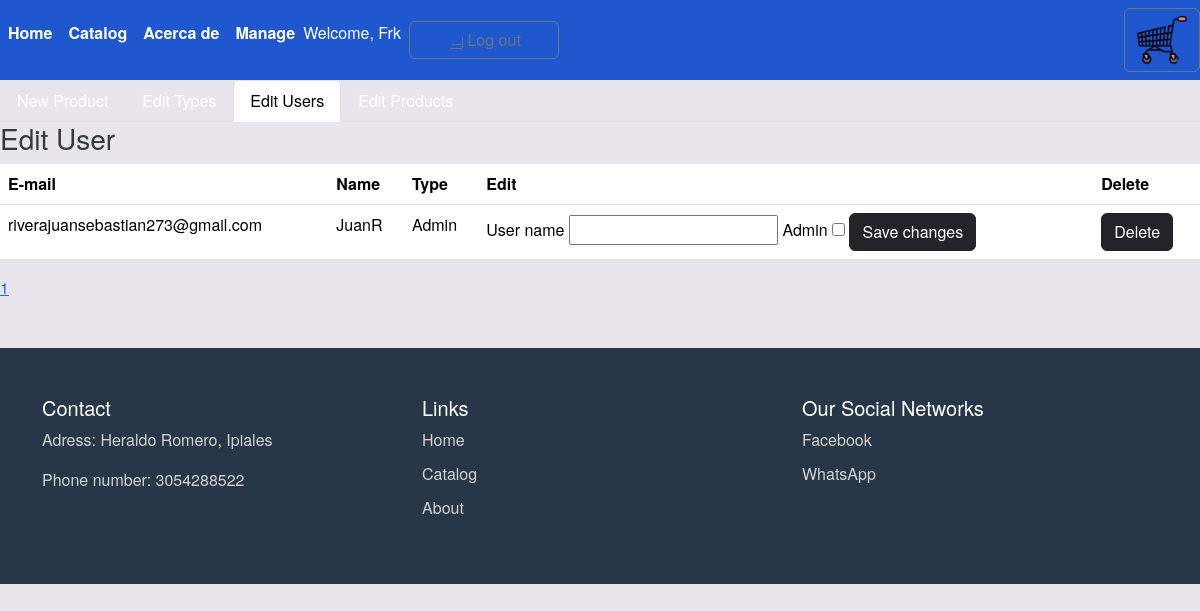
Before: /admin?page=1&active_tab=editarUsuarioTab (signed in) with the older database file.
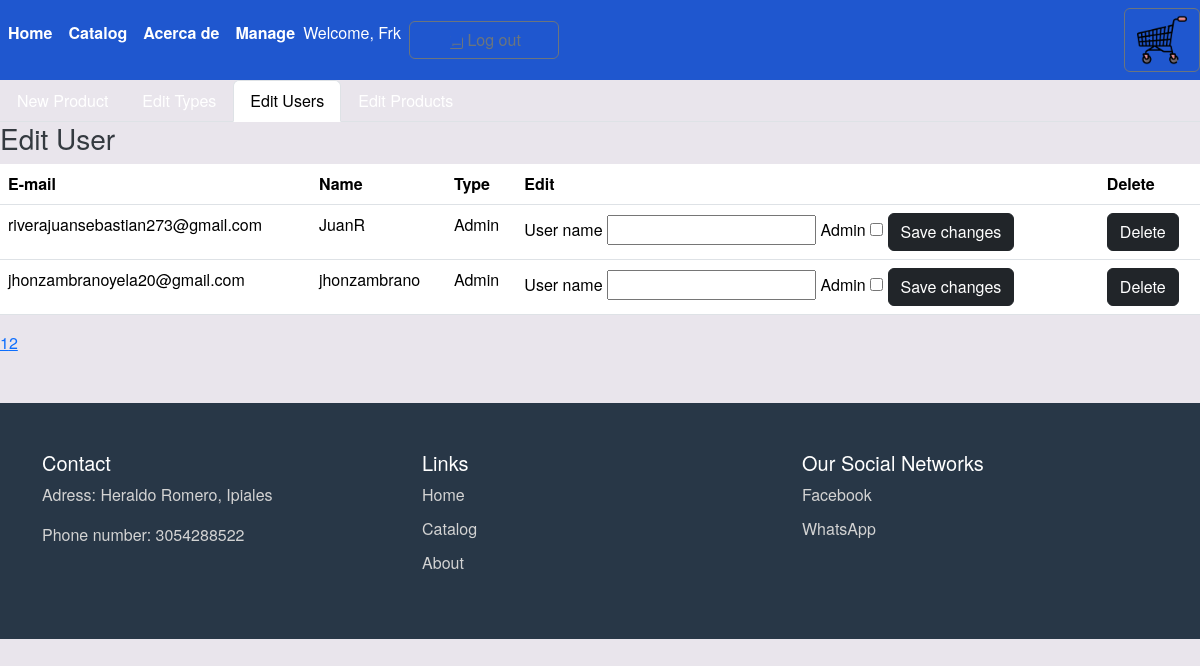
After: the same page with the newer database file.
### tables this page shows
CREATE TABLE User (
            id INTEGER PRIMARY KEY,
            nom_usuario TEXT UNIQUE NOT NULL,
            correo TEXT UNIQUE NOT NULL,
            verificado INTEGER DEFAULT 0,  -- 0: No verificado, 1: Verificado
            contrasenia TEXT NOT NULL,
            admin INTEGER DEFAULT 0  -- 0: Regular user, 1: Admin user
        );

### aplicacion/admin/routes.py (the view)
@admin.route('/admin', methods=["GET", "POST"])
def admin_page():
    if(('logged_in' not in session) or ('admin' in session and session['admin'] != 1)):
        abort(403, _('You are not allowed to access here'))
    page = request.args.get('page', 1, type=int)
    active_tab = request.args.get('active_tab', 'nuevoProductoTab')
    per_page = 3  # Adjust as needed
    usuarios, total_usuarios = obtener_usuarios(page, per_page)
    productos, total_productos = obtenerproductos(page, per_page)
    tipos = obtener_tipos()
    formNp = FormularioNuevoProducto(request.form)
    formNt = FormularioTipo(request.form)
    formEt = FormularioTipo(request.form)
    formEu = FormularioEditarUsuario(request.form)
    formEp = FormularioEditarProducto(request.form)
    formDu = FormularioBorrar(request.form)
    formDp = FormularioBorrar(request.form)
    formDt = FormularioBorrar(request.form)
    if request.method == 'POST':
        if formNt.validate_on_submit():
            nombre = request.form.get('nombre')
            crear_tipo(nombre)
            flash(_('New type successfully created'), 'success')
            return redirect(url_for('admin.admin_page'))
    return render_template('admin.html', formDu=formDu, formDp=formDp, formDt=formDt, formNp=formNp, formNt=formNt, formEt=formEt, formEu=formEu, formEp=formEp, tipos=tipos, productos=productos, total_productos= total_productos, usuarios=usuarios, total_usuarios=total_usuarios, per_page=per_page, active_tab=active_tab)

### aplicacion/admin/forms.py
class FormularioNuevoProducto(FlaskForm):
    nombre = StringField(_("User"), validators=[DataRequired(_("User name required"))])
    descripcion = StringField(_("Description"), validators=[DataRequired(_("Description required"))])
    cantidad = IntegerField(_("Available"), validators=[DataRequired(_('Quantity required')), NumberRange(min=1, message=_('Not valid quantity'))])
    costo = FloatField(_("Price"), validators=[DataRequired(_("Price required"))])
    imagen = FileField(_("Thumbanil"), validators=[DataRequired(_("Image required"))])
    tipo = SelectField(_("Type"), coerce=int, validators=[DataRequired(_("Type required"))])
    submit = SubmitField(_('Add product'))
    def __init__(self, *args, **kwargs):
        super(FormularioNuevoProducto, self).__init__(*args, **kwargs)
        self.tipo.choices = get_opciones()

class FormularioTipo(FlaskForm):
    nombre = StringField(_("Type name"), validators=[DataRequired(_("Name required"))])
    submit = SubmitField(_('Save'))

### aplicacion/__init__.py (called while the page is built)
def get_locale():
    print(request.accept_languages)
    return request.accept_languages.best_match(app.config['LANGUAGES'])

### aplicacion/admin/templates/admin.html (shortened to what this page needs)
{% extends 'base.html' %}
{% block content %}
<ul class="nav nav-tabs" id="adminTabs">
  <li class="nav-item">
    <a class="nav-link {% if active_tab == 'nuevoProductoTab' %}active{% endif %}" id="nuevoProductoTab" data-bs-toggle="tab" href="#nuevoProducto">{{_('New Product')}}</a>
  </li>
  <li class="nav-item">
    <a class="nav-link {% if active_tab == 'nuevoTipoTab' %}active{% endif %}" id="nuevoTipoTab" data-bs-toggle="tab" href="#nuevoTipo">{{_('Edit Types')}}</a>
  </li>
  <li class="nav-item">
    <a class="nav-link {% if active_tab == 'editarUsuarioTab' %}active{% endif %}" id="editarUsuarioTab" data-bs-toggle="tab" href="#editarUsuario">{{_('Edit Users')}}</a>
  </li>
  <li class="nav-item">
    <a class="nav-link {% if active_tab == 'editarProductoTab' %}active{% endif %}" id="editarProductoTab" data-bs-toggle="tab" href="#editarProducto">{{_('Edit Products')}}</a>
  </li>
</ul>
<div class="tab-content">
  <div class="tab-pane fade {% if active_tab == 'editarUsuarioTab' %}show active{% endif %}" id="editarUsuario">
    <h3>{{ _('Edit User') }}</h3>
    <table class="table">
      <thead>
        <tr>
          <th>{{ _('E-mail') }}</th>
          <th>{{ _('Name') }}</th>
          <th>{{ _('Type') }}</th>
          <th>{{ _('Edit') }}</th>
          <th>{{ _('Delete') }}</th>
        </tr>
      </thead>
      <tbody>
      {% for usuario in usuarios %}
      {% if session['user_id'] != usuario[0] %}
      <tr>
        <td>
          <label>{{ usuario[1] }}</label>
        </td>
        <td>
          <label>{{ usuario[2] }}</label>
        </td>
        <td>
          <label>{% if usuario[3] %} Admin {% else %} Regular {% endif %}</label>
        </td>
        <td>
          <form method="POST" action="{{ url_for('admin.edit_user') }}">
            {{ formEu.nombre.label }} {{ formEu.nombre }}
            {{ formEu.admin.label }} {{ formEu.admin }}
            {{ formEu.submit(class="btn btn-dark btn-block") }}
          </form>
        </td>
        <td>
          <form method="POST" action="{{ url_for('admin.delete_user') }}">
            {{ formDu.submit(class="btn btn-dark btn-block") }}
          </form>
        </td>
      </tr>
      {% endif %}
      {% endfor %}
      </tbody>
    </table>
    <div class="pagination">
      {% for page_num in range(1, (total_usuarios // per_page) + 2) %}
      {% if page_num == page %}
      <span class="current">{{ page_num }}</span>
      {% else %}
      <a href="{{ url_for('admin.admin_page', page=page_num, active_tab='editarUsuarioTab') }}">{{ page_num }}</a>
      {% endif %}
      {% endfor %}
    </div>
  </div>
</div>
{% endblock %}

Changed rows visible on the page:
added User: correo "jhonzambranoyela20@gmail.com", nom_usuario "jhonzambrano", admin "Admin", nombre.label "User name", admin.label "Admin"
Other visible differences:
new list line: "2"
